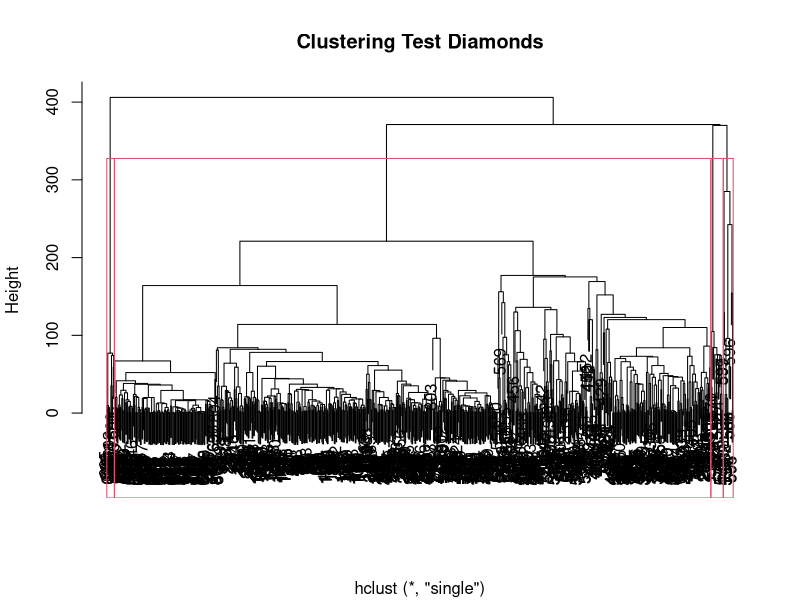
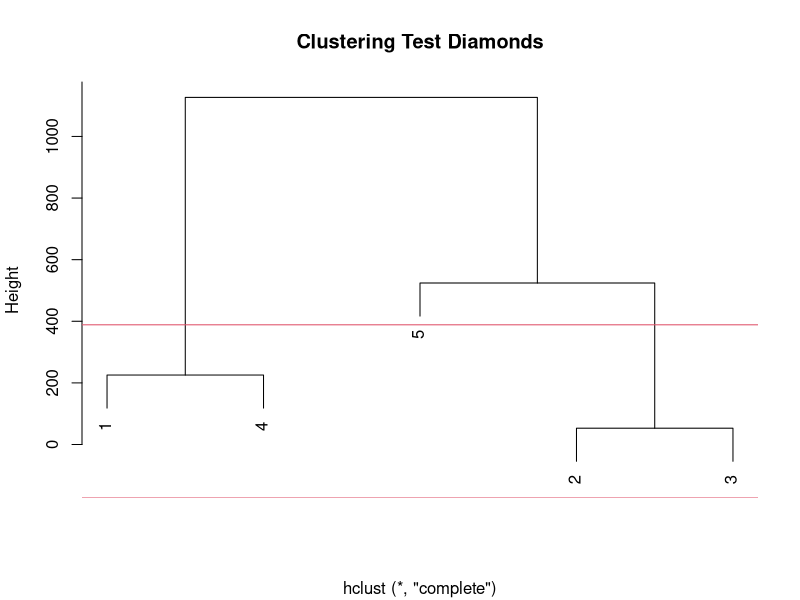

Write R code to recreate these figures, in order.
library(MASS)
library(ggplot2)
library(dplyr)

data(diamonds)
head(diamonds)

dist_data <- diamonds %>% filter(cut=="Premium",color %in% c("J","K","L")) %>% select(carat,depth,price,x,y,z)

clust <- dist_data %>% as.matrix() %>% dist(method="minkowski",p=1.5) %>% hclust(method="single")

plot(clust,xlab="",main="Clustering Test Diamonds")
rect.hclust(clust,k=4)



dist_data2 <- diamonds %>% group_by(cut) %>% summarize(m_carat=mean(carat),m_depth=mean(depth),m_price=mean(price)) %>% select(m_carat,m_depth,m_price)
clust2 <- dist_data2 %>% as.matrix() %>% dist(method="euclidian") %>% hclust(method="complete")
plot(clust2,xlab="",main="Clustering Test Diamonds")
rect.hclust(clust,k=2)

                                 